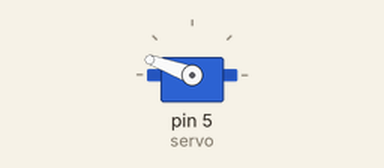
This sketch was run on a simulated Arduino Uno, built with avr-gcc and run on an emulated ATmega328P. Parts: servo.

Above: at 2.05 s.
Timing chart, 0 to 6.6 s (numbered marks = the images above):
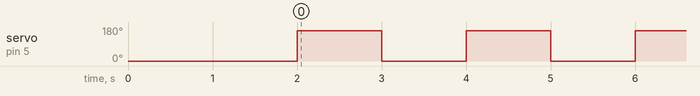

Measured:
- by itself, servo on pin 5 (servo): alternates 160° for 1.0 s and 0° for 1.0 s

The sketch:

servo_test.ino
```cpp
#include<Servo.h>

Servo servo;

void setup() {
  // put your setup code here, to run once:
servo.attach(5);//D1 of NodeMcu
servo.write(0);
delay(2000);
}


void loop() {
  // put your main code here, to run repeatedly:
servo.write(160);
delay(1000);

servo.write(0);
delay(1000);
}
```
